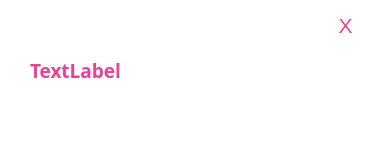
<?xml version="1.0" encoding="UTF-8"?>
<ui version="4.0">
 <class>ReminderPopup</class>
 <widget class="QDialog" name="ReminderPopup">
  <property name="geometry">
   <rect>
    <x>0</x>
    <y>0</y>
    <width>376</width>
    <height>153</height>
   </rect>
  </property>
  <property name="font">
   <font>
    <family>Uniform Rnd</family>
   </font>
  </property>
  <property name="windowTitle">
   <string notr="true">Reminder</string>
  </property>
  <property name="styleSheet">
   <string notr="true">background-color: rgb(255, 255, 255);</string>
  </property>
  <widget class="QLabel" name="ReminderMessage">
   <property name="geometry">
    <rect>
     <x>30</x>
     <y>10</y>
     <width>221</width>
     <height>121</height>
    </rect>
   </property>
   <property name="font">
    <font>
     <family>Uniform Rnd</family>
     <pointsize>14</pointsize>
     <weight>75</weight>
     <bold>true</bold>
    </font>
   </property>
   <property name="styleSheet">
    <string notr="true">color: rgb(233, 66, 146);</string>
   </property>
   <property name="text">
    <string>TextLabel</string>
   </property>
  </widget>
  <widget class="QPushButton" name="CloseButton">
   <property name="geometry">
    <rect>
     <x>330</x>
     <y>10</y>
     <width>31</width>
     <height>31</height>
    </rect>
   </property>
   <property name="font">
    <font>
     <pointsize>16</pointsize>
    </font>
   </property>
   <property name="styleSheet">
    <string notr="true">color: rgb(233, 66, 146);
    background-color: rgb(255, 255, 255);
    border-style: outset;
    border-width: 2px;
    border-radius: 10px;
    border-color: rgb(255, 255, 255);</string>
   </property>
   <property name="text">
    <string>X</string>
   </property>
  </widget>
 </widget>
 <resources/>
 <connections/>
</ui>
